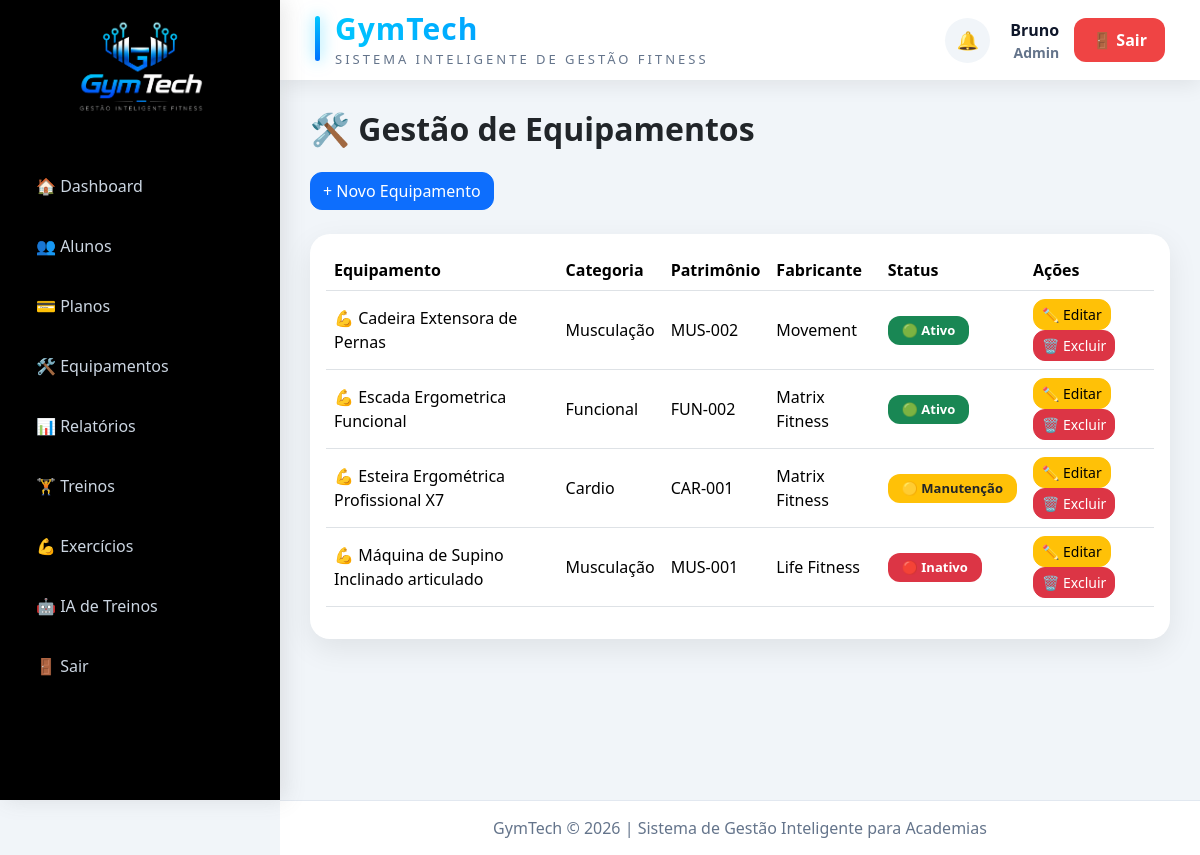
The page /public/index.php?controller=equipment&action=index (signed in) on the database its author committed.
### tables this page shows
CREATE TABLE `equipments` (
  `id` int(11) NOT NULL AUTO_INCREMENT,
  `name` varchar(100) NOT NULL,
  `category` varchar(50) NOT NULL,
  `serial_number` varchar(50) DEFAULT NULL,
  `manufacturer` varchar(100) DEFAULT NULL,
  `purchase_date` date DEFAULT NULL,
  `last_maintenance` date DEFAULT NULL,
  `next_maintenance` date DEFAULT NULL,
  `status` enum('ativo','manutencao','inativo') DEFAULT 'ativo',
  `creates_at` timestamp NOT NULL DEFAULT current_timestamp(),
  PRIMARY KEY (`id`),
  UNIQUE KEY `serial_number` (`serial_number`)
);

### app/controllers/EquipmentController.php (called while the page is built, shortened)
<?php
require_once __DIR__.'/../models/Equipment.php';
class EquipmentController extends Controller{
    public function index(){
        $model = new Equipment();
        $equipments = $model->all();
        $this->view(
            'equipments/index',[
                'equipments' => $equipments
            ]
        );
    }
}

### public/index.php (called while the page is built, shortened)
<?php
require_once "../core/Model.php";
$action = $_GET['action'] ?? 'login';
$controllerObject = new $controllerName();
$controllerObject->$action();

### config/database.php (called while the page is built)
<?php
class Database {
    private $host = "localhost";
    private $dbname = "gym_system";
    private $user = "root";
    private $pass = "";
    public function connect() {
        try {
            $pdo = new PDO(
                "mysql:host={$this->host};dbname={$this->dbname};charset=utf8",
                $this->user,
                $this->pass
            );
            $pdo->setAttribute(PDO::ATTR_ERRMODE, PDO::ERRMODE_EXCEPTION);
            return $pdo;
        } catch(PDOException $e) {
            die("Erro na conexão: " . $e->getMessage());
        }
    }
}

### core/Model.php (called while the page is built, shortened)
<?php
require_once __DIR__ .'/../config/database.php';
class Model {
    public function __construct() {
        $database = new Database();
        $this->db = $database->connect();
    }
}

### app/models/Equipment.php (called while the page is built, shortened)
<?php
require_once __DIR__. '/../../core/Model.php';
class Equipment extends Model{
    public function all(){
        $stmt = $this->db->query(
            "SELECT * FROM equipments ORDER BY name"
        );
        return $stmt->fetchAll(PDO::FETCH_ASSOC);
    }
}

### app/views/equipments/index.php (the view)
<h2 class="mb-4">
    🛠️ Gestão de Equipamentos
</h2>
<a href="?controller=equipment&action=create"
   class="btn btn-primary mb-4">
    + Novo Equipamento
</a>
<div class="card glass-card">
<div class="card-body">
<table class="table table-hover align-middle">
<thead>
<tr>
    <th>Equipamento</th>
    <th>Categoria</th>
    <th>Patrimônio</th>
    <th>Fabricante</th>
    <th>Status</th>
    <th>Ações</th>
</tr>
</thead>
<tbody>
<?php foreach($equipments as $equipment): ?>
<tr>
<td>
    💪 <?= $equipment['name'] ?>
</td>
<td>
    <?= $equipment['category'] ?>
</td>
<td>
    <?= $equipment['serial_number'] ?>
</td>
<td>
    <?= $equipment['manufacturer'] ?>
</td>
<td>
<?php if($equipment['status'] == 'ativo'): ?>
<span class="badge bg-success">
    🟢 Ativo
</span>
<?php elseif($equipment['status'] == 'manutencao'): ?>
<span class="badge bg-warning text-dark">
    🟡 Manutenção
</span>
<?php else: ?>
<span class="badge bg-danger">
    🔴 Inativo
</span>
<?php endif; ?>
</td>
<td>
    <a href="?controller=equipment&action=edit&id=<?= $equipment['id'] ?>"
       class="btn btn-warning btn-sm">
        ✏️ Editar
    </a>
    <a href="?controller=equipment&action=delete&id=<?= $equipment['id'] ?>"
       class="btn btn-danger btn-sm"
       onclick="return confirm('Deseja excluir este equipamento?')">
        🗑️ Excluir
    </a>
</td>
</tr>
<?php endforeach; ?>
</tbody>
</table>
</div>
</div>

### public/assets/css/student_workout.css (style rules this page uses)
.card { border-radius:18px; transition:.25s; }
.badge { font-size:.85rem; padding:8px 14px; }
.btn { border-radius:12px; }
h2 { font-weight:700; }

### public/assets/css/style.css (style rules this page uses)
:root { --primary:#00c6ff; --secondary:#0072ff; --dark:#0f172a; --card:#1e293b; --text:#e2e8f0; --sidebar:#020617; }
* { margin:0; padding:0; box-sizing:border-box; }
body { background:#f1f5f9; font-family:'Segoe UI',sans-serif; }
.glass-card { background:white; border:none; border-radius:20px; box-shadow:0 10px 30px rgba(0,0,0,.08); }
.badge { padding: 8px 14px; border-radius: 12px; font-size: 13px; font-weight: 600; }

### rows shown on the page
equipments: name "Cadeira Extensora de Pernas", category "Musculação", serial_number "MUS-002", manufacturer "Movement", status "🟢 Ativo"
equipments: name "Escada Ergometrica Funcional", category "Funcional", serial_number "FUN-002", manufacturer "Matrix Fitness", status "🟢 Ativo"
equipments: name "Esteira Ergométrica Profissional X7", category "Cardio", serial_number "CAR-001", manufacturer "Matrix Fitness", status "🟡 Manutenção"
equipments: name "Máquina de Supino Inclinado articulado", category "Musculação", serial_number "MUS-001", manufacturer "Life Fitness", status "🔴 Inativo"

### other values the page prints
$_SESSION['user']['name'] "Bruno"
$role "Admin"
